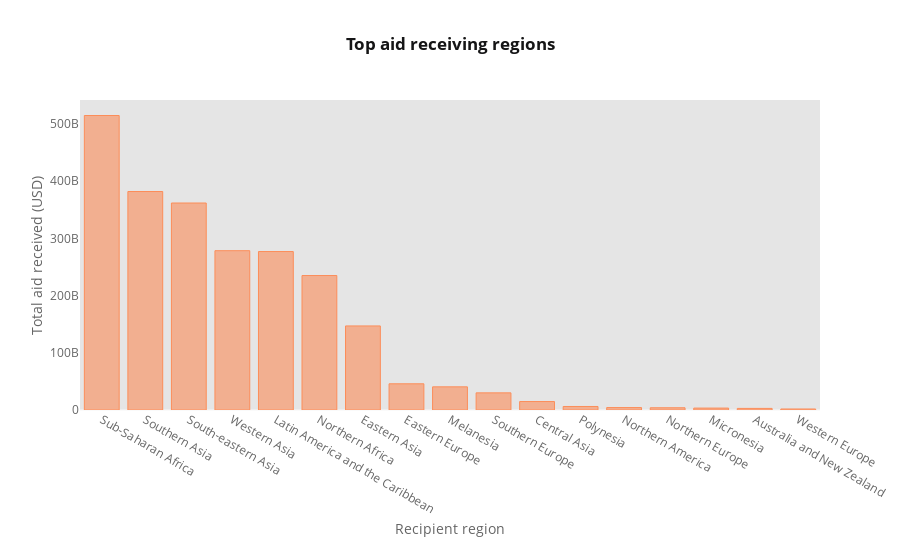

Write notebook code for a chart like this one.
### Code cell
#@title
configure_plotly_browser_state()

top_recipient_region_df=c2c_region.groupby(['sub-region_recipient'])['commitment_amount_usd_constant'].sum().reset_index().sort_values(['commitment_amount_usd_constant'], ascending=False)
top_recipient_region_df.iplot(kind='bar',
                       x='sub-region_recipient',
                       y='commitment_amount_usd_constant',
                       xTitle='Recipient region',
                       yTitle='Total aid received (USD)',
                       title=f'<b>Top aid receiving regions</b>',
                       margin={'b':150},
                       colorscale='RdYlGn',
                       gridcolor='rgba(0,0,0,0)'
                      )

### Figure 1 — Plotly figure (JSON) as saved in the notebook; plotly's stock layout.template omitted (floating-point values rounded to 4 significant figures)
{"data": [{"name": "commitment_amount_usd_constant", "uid": "86956b26-3edf-44da-9267-c387cfb6acd9", "text": "", "y": [514926655458, 381989568700, 361911120998, 278549148408, 277054590714, 235092005164, 146963019067, 45797769169, 40483672683, 29947508242, 14759274154, 6167975469, 4242708158, 3876075766, 3333888557, 2798206571, 1765974368], "marker": {"color": "rgba(252, 141, 89, 0.6)", "line": {"color": "rgba(252, 141, 89, 1.0)", "width": 1}}, "x": ["Sub-Saharan Africa", "Southern Asia", "South-eastern Asia", "Western Asia", "Latin America and the Caribbean", "Northern Africa", "Eastern Asia", "Eastern Europe", "Melanesia", "Southern Europe", "Central Asia", "Polynesia", "Northern America", "Northern Europe", "Micronesia", "Australia and New Zealand", "Western Europe"], "type": "bar", "orientation": "v"}], "layout": {"title": {"text": "<b>Top aid receiving regions</b>", "font": {"color": "#151516"}}, "paper_bgcolor": "#FFFFFF", "plot_bgcolor": "#E5E5E5", "yaxis": {"tickfont": {"color": "#666666"}, "zerolinecolor": "#F6F6F6", "title": {"text": "Total aid received (USD)", "font": {"color": "#666666"}}, "gridcolor": "rgba(0,0,0,0)", "showgrid": true}, "xaxis": {"tickfont": {"color": "#666666"}, "zerolinecolor": "#F6F6F6", "title": {"text": "Recipient region", "font": {"color": "#666666"}}, "gridcolor": "rgba(0,0,0,0)", "showgrid": true}, "margin": {"b": 150}, "legend": {"bgcolor": "#FFFFFF", "font": {"color": "#666666"}}}}
